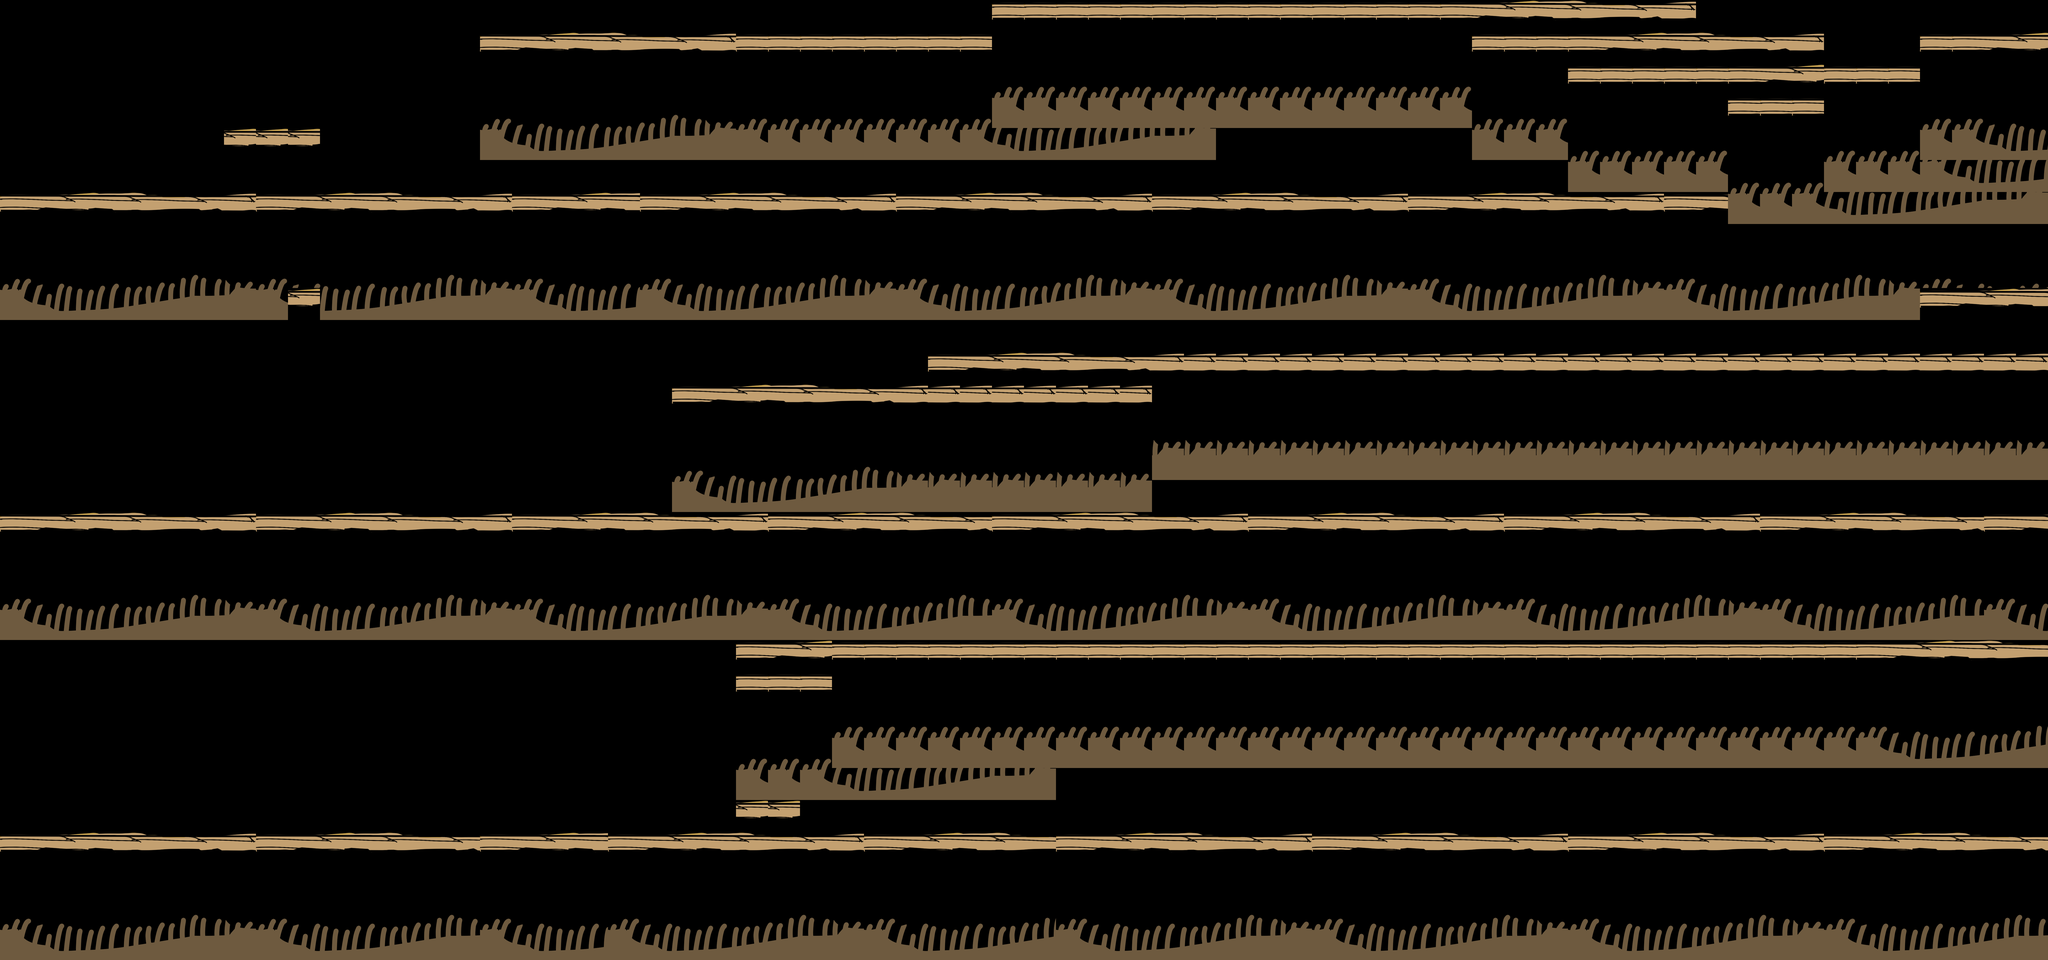

A level layout from a 2D game, rendered from its tile map. Below: a short description, then the map file with its tile-grid data intact:
An orthogonal 64x30 tile map with 128x128 px tiles, 1 tile layer (Tile Layer 1).

<map version="1.10" tiledversion="1.12.1" orientation="orthogonal" renderorder="right-down" width="64" height="30" tilewidth="128" tileheight="128" infinite="0" nextlayerid="4" nextobjectid="22">
 <tileset firstgid="1" source="floors.tsx" />
 <layer id="1" name="Tile Layer 1" width="64" height="30">
  <data encoding="csv">
0,0,0,0,0,0,0,0,0,0,0,0,0,0,0,0,0,0,0,0,0,0,0,0,0,0,0,0,0,0,0,33,33,33,33,33,33,33,33,33,33,33,33,33,33,33,34,35,36,37,38,39,40,0,0,0,0,0,0,0,0,0,0,0,
0,0,0,0,0,0,0,0,0,0,0,0,0,0,0,33,34,35,36,37,38,39,40,33,33,33,33,33,33,33,33,41,41,41,41,41,41,41,41,41,41,41,41,41,41,41,33,33,33,33,34,35,36,37,38,39,40,0,0,0,33,33,34,35,
0,0,0,0,0,0,0,0,0,0,0,0,0,0,0,41,42,43,44,45,46,47,48,41,41,41,41,41,41,41,41,49,49,49,49,49,49,49,49,49,49,49,49,49,49,49,41,41,41,33,33,33,33,33,33,34,35,33,33,33,41,41,42,43,
0,0,0,0,0,0,0,0,0,0,0,0,0,0,0,49,50,51,52,53,54,55,56,49,49,49,49,49,49,49,49,57,57,57,57,57,57,57,57,57,57,57,57,57,57,57,49,49,49,41,41,41,41,41,33,33,33,41,41,41,49,49,50,51,
0,0,0,0,0,0,0,35,35,35,0,0,0,0,0,57,58,59,60,61,62,63,64,57,57,57,57,57,57,57,57,58,59,60,61,62,63,64,0,0,0,0,0,0,0,0,57,57,57,49,49,49,49,49,41,41,41,49,49,49,57,57,58,59,
25,26,27,28,29,30,31,32,25,26,27,28,29,30,31,32,25,26,27,28,0,0,0,0,0,0,0,0,0,0,0,0,0,0,0,0,0,0,0,0,0,0,0,0,0,0,0,0,0,57,57,57,57,57,49,49,49,57,57,57,57,58,59,60,
33,34,35,36,37,38,39,40,33,34,35,36,37,38,39,40,33,34,35,36,33,34,35,36,37,38,39,40,33,34,35,36,37,38,39,40,33,34,35,36,37,38,39,40,33,34,35,36,37,38,39,40,33,34,57,57,57,58,59,60,61,62,63,64,
41,42,43,44,45,46,47,48,41,42,43,44,45,46,47,48,41,42,43,44,41,42,43,44,45,46,47,48,41,42,43,44,45,46,47,48,41,42,43,44,45,46,47,48,41,42,43,44,45,46,47,48,41,42,43,44,45,46,47,48,41,42,43,44,
49,50,51,52,53,54,55,56,49,50,51,52,53,54,55,56,49,50,51,52,49,50,51,52,53,54,55,56,49,50,51,52,53,54,55,56,49,50,51,52,53,54,55,56,49,50,51,52,53,54,55,56,49,50,51,52,53,54,55,56,49,50,51,52,
57,58,59,60,61,62,63,64,57,35,59,60,61,62,63,64,57,58,59,60,57,58,59,60,61,62,63,64,57,58,59,60,61,62,63,64,57,58,59,60,61,62,63,64,57,58,59,60,61,62,63,64,57,58,59,60,61,62,63,64,33,34,35,36,
0,0,0,0,0,0,0,0,0,0,0,0,0,0,0,0,0,0,0,0,0,0,0,0,0,0,0,0,0,0,0,0,0,0,0,0,0,0,0,0,0,0,0,0,0,0,0,0,0,0,0,0,0,0,0,0,0,0,0,0,41,42,43,44,
0,0,0,0,0,0,0,0,0,0,0,0,0,0,0,0,0,0,0,0,0,0,0,0,0,0,0,0,0,33,34,35,36,37,38,39,40,40,40,40,40,40,40,40,40,40,40,40,40,40,40,40,40,40,40,40,40,40,40,40,40,40,40,40,
0,0,0,0,0,0,0,0,0,0,0,0,0,0,0,0,0,0,0,0,0,33,34,35,36,37,38,39,40,40,40,40,40,40,40,40,48,48,48,48,48,48,48,48,48,48,48,48,48,48,48,48,48,48,48,48,48,48,48,48,48,48,48,48,
0,0,0,0,0,0,0,0,0,0,0,0,0,0,0,0,0,0,0,0,0,41,42,43,44,45,46,47,48,48,48,48,48,48,48,48,56,56,56,56,56,56,56,56,56,56,56,56,56,56,56,56,56,56,56,56,56,56,56,56,56,56,56,56,
0,0,0,0,0,0,0,0,0,0,0,0,0,0,0,0,0,0,0,0,0,49,50,51,52,53,54,55,56,56,56,56,56,56,56,56,64,64,64,64,64,64,64,64,64,64,64,64,64,64,64,64,64,64,64,64,64,64,64,64,64,64,64,64,
0,0,0,0,0,0,0,0,0,0,0,0,0,0,0,0,0,0,0,0,0,57,58,59,60,61,62,63,64,64,64,64,64,64,64,64,0,0,0,0,0,0,0,0,0,0,0,0,0,0,0,0,0,0,0,0,0,0,0,0,0,0,0,0,
33,34,35,36,37,38,39,40,33,34,35,36,37,38,39,40,33,34,35,36,37,38,39,40,33,34,35,36,37,38,39,33,34,35,36,37,38,39,40,33,34,35,36,37,38,39,40,33,34,35,36,37,38,39,40,33,34,35,36,37,38,39,33,34,
41,42,43,44,45,46,47,48,41,42,43,44,45,46,47,48,41,42,43,44,45,46,47,48,41,42,43,44,45,46,47,41,42,43,44,45,46,47,48,41,42,43,44,45,46,47,48,41,42,43,44,45,46,47,48,41,42,43,44,45,46,47,41,42,
49,50,51,52,53,54,55,56,49,50,51,52,53,54,55,56,49,50,51,52,53,54,55,56,49,50,51,52,53,54,55,49,50,51,52,53,54,55,56,49,50,51,52,53,54,55,56,49,50,51,52,53,54,55,56,49,50,51,52,53,54,55,49,50,
57,58,59,60,61,62,63,64,57,58,59,60,61,62,63,64,57,58,59,60,61,62,63,64,57,58,59,60,61,62,63,57,58,59,60,61,62,63,64,57,58,59,60,61,62,63,64,57,58,59,60,61,62,63,64,57,58,59,60,61,62,63,57,58,
0,0,0,0,0,0,0,0,0,0,0,0,0,0,0,0,0,0,0,0,0,0,0,33,34,35,33,33,33,33,33,33,33,33,33,33,33,33,33,33,33,33,33,33,33,33,33,33,33,33,33,33,33,33,33,33,33,33,33,34,35,36,37,38,
0,0,0,0,0,0,0,0,0,0,0,0,0,0,0,0,0,0,0,0,0,0,0,33,33,33,41,41,41,41,41,41,41,41,41,41,41,41,41,41,41,41,41,41,41,41,41,41,41,41,41,41,41,41,41,41,41,41,41,42,43,44,45,46,
0,0,0,0,0,0,0,0,0,0,0,0,0,0,0,0,0,0,0,0,0,0,0,41,41,41,49,49,49,49,49,49,49,49,49,49,49,49,49,49,49,49,49,49,49,49,49,49,49,49,49,49,49,49,49,49,49,49,49,50,51,52,53,54,
0,0,0,0,0,0,0,0,0,0,0,0,0,0,0,0,0,0,0,0,0,0,0,49,49,49,57,57,57,57,57,57,57,57,57,57,57,57,57,57,57,57,57,57,57,57,57,57,57,57,57,57,57,57,57,57,57,57,57,58,59,60,61,62,
0,0,0,0,0,0,0,0,0,0,0,0,0,0,0,0,0,0,0,0,0,0,0,57,57,57,58,59,60,61,62,63,64,0,0,0,0,0,0,0,0,0,0,0,0,0,0,0,0,0,0,0,0,0,0,0,0,0,0,0,0,0,0,0,
0,0,0,0,0,0,0,0,0,0,0,0,0,0,0,0,0,0,0,0,0,0,0,35,35,0,0,0,0,0,0,0,0,0,0,0,0,0,0,0,0,0,0,0,0,0,0,0,0,0,0,0,0,0,0,0,0,0,0,0,0,0,0,0,
33,34,35,36,37,38,39,40,33,34,35,36,37,38,39,33,34,35,36,33,34,35,36,37,38,39,40,33,34,35,36,37,38,33,34,35,36,37,38,39,40,33,34,35,36,37,38,39,40,33,34,35,36,37,38,39,40,33,34,35,36,37,38,39,
41,42,43,44,45,46,47,48,41,42,43,44,45,46,47,41,42,43,44,41,42,43,44,45,46,47,48,41,42,43,44,45,46,41,42,43,44,45,46,47,48,41,42,43,44,45,46,47,48,41,42,43,44,45,46,47,48,41,42,43,44,45,46,47,
49,50,51,52,53,54,55,56,49,50,51,52,53,54,55,49,50,51,52,49,50,51,52,53,54,55,56,49,50,51,52,53,54,49,50,51,52,53,54,55,56,49,50,51,52,53,54,55,56,49,50,51,52,53,54,55,56,49,50,51,52,53,54,55,
57,58,59,60,61,62,63,64,57,58,59,60,61,62,63,57,58,59,60,57,58,59,60,61,62,63,64,57,58,59,60,61,62,57,58,59,60,61,62,63,64,57,58,59,60,61,62,63,64,57,58,59,60,61,62,63,64,57,58,59,60,61,62,63
</data>
 </layer>
 <objectgroup id="3" name="Object Layer 1" />
</map>
